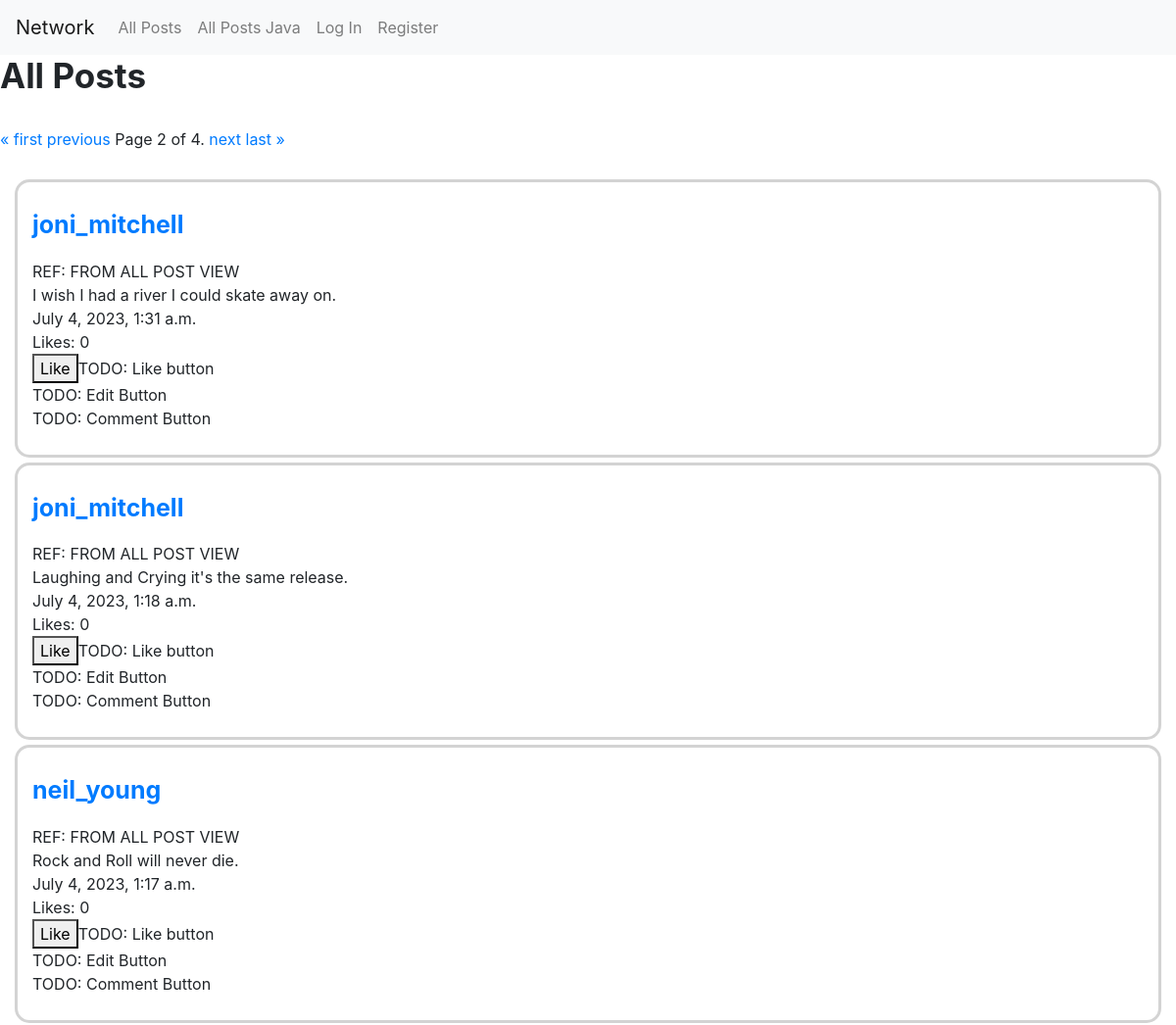
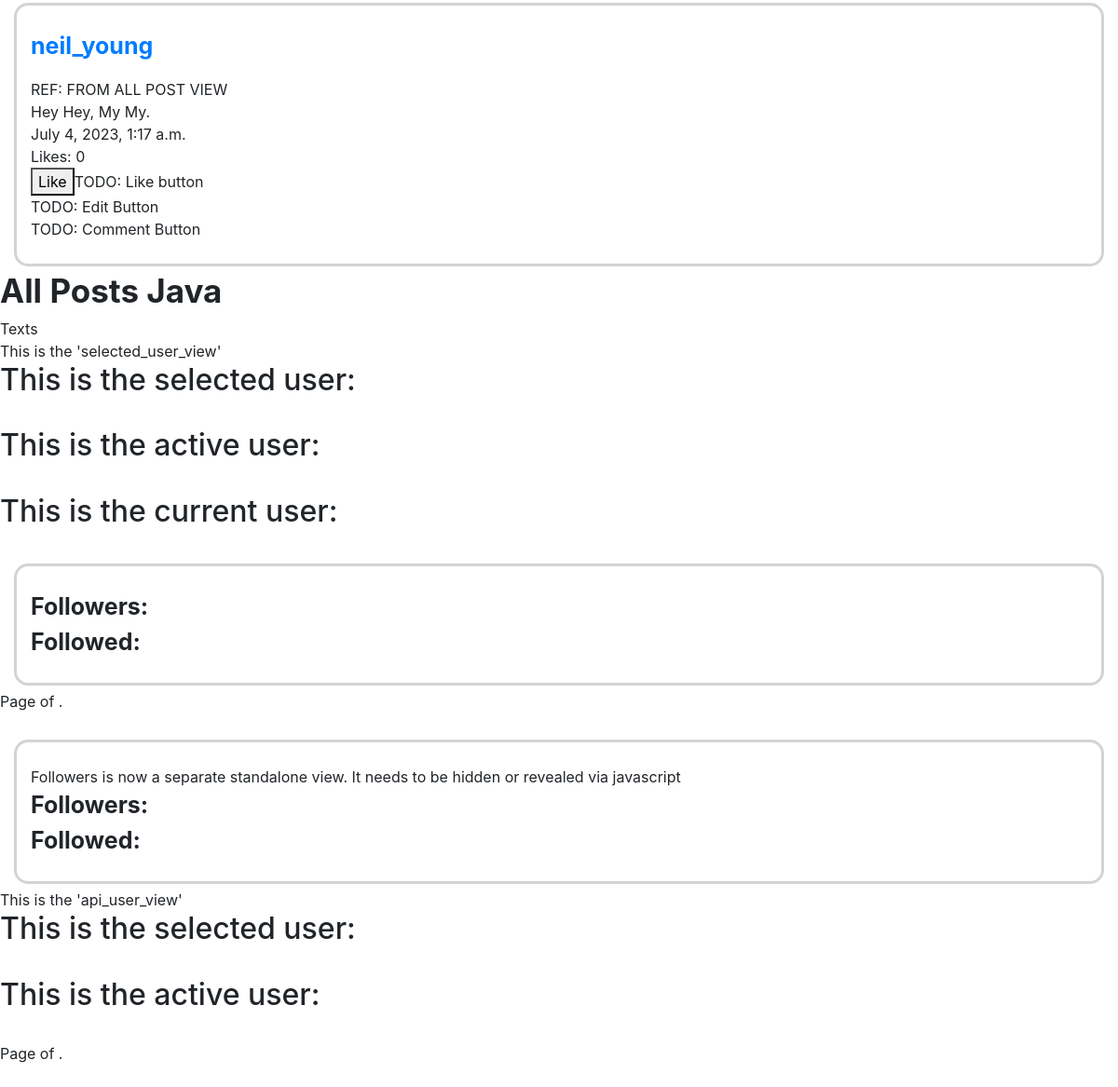
Screenshot of /?page=2 with the database file from the repository (2 pictures, top to bottom).
### network/models.py (models this page shows, shortened)
class Post(models.Model):
    content = models.CharField(max_length=128)
    user = models.ForeignKey(User, on_delete=models.CASCADE, related_name="user")
    likes = models.IntegerField(default=0)
    timestamp = models.DateTimeField(auto_now_add=True)

class User(AbstractUser):
    followed_by_user = models.IntegerField(default=0)
    followers_of_user = models.IntegerField(default=0)
    def __str__(self):
        return f"{self.username}"

### network/views.py (the view)
# urls.py: path("", views.index, name="index"),
def index(request, request_name=None):
    if (request_name == None):
        print("Name = None")
    else:
        print("Name from request: ", request_name)
    if request.method == "POST":
        post_content = request.POST["post_content"]
        post = Post(content=post_content, user=request.user)
        post.save()
        return HttpResponseRedirect(reverse("index"))
    else:
        if request.user.is_authenticated:
          if (request_name == None):
            print("Name = None") #print test, can delete
            active_user = User.objects.get(username=request.user)
            active_user_posts = Post.objects.filter(user=active_user.id).order_by("-timestamp")
            paginator_active_user = Paginator(active_user_posts, 2)
            page_number = request.GET.get('page')
            page_obj_active_user = paginator_active_user.get_page(page_number)
            posts = Post.objects.all().order_by("-timestamp")
            paginator = Paginator(posts, 4)
            page_number = request.GET.get('page')
            page_obj = paginator.get_page(page_number)
            return render(request, "network/index.html",
            {"page_obj" : page_obj,
            "page_obj_active_user": page_obj_active_user,
            "active_user": active_user})
          else:
            print(request_name)  #print test, can delete
            selected_user = User.objects.get(username=request_name)
            print("selected user: ", selected_user)
            selected_user_posts = Post.objects.filter(user=selected_user.id).order_by("-timestamp")
            paginator_selected_user = Paginator(selected_user_posts, 2)
            page_number = request.GET.get('page')
            page_obj_selected_user = paginator_selected_user.get_page(page_number)
            return render(request, "network/index.html",
            {"page_obj_selected_user": page_obj_selected_user,
            "selected_user": selected_user})
        else:
          print("NOZE")
          posts = Post.objects.all().order_by("-timestamp")
          paginator = Paginator(posts, 4)
          page_number = request.GET.get('page')
          page_obj = paginator.get_page(page_number)
          return render(request, "network/index.html",
            {"page_obj": page_obj})

### network/templates/network/index.html (shortened to what this page needs)
{% extends "network/layout.html" %}
{% load static %}
{% block body %}
    <div id="all_post-view">
    <h3 style="font-size: 35px";><strong>All Posts</strong></h3>
    <br>
        <div class="pagination">
          <span class="step-links">
            {% if page_obj.has_previous %}
              <a href="?page=1">&laquo; first</a>
              <a href="?page={{ page_obj.previous_page_number }}">previous</a>
            {% endif %}
            <span class="current">
              Page {{ page_obj.number }} of {{ page_obj.paginator.num_pages }}.
            </span>
            {% if page_obj.has_next %}
              <a href="?page={{ page_obj.next_page_number }}">next</a>
              <a href="?page={{ page_obj.paginator.num_pages }}">last &raquo;</a>
            {% endif %}
          </span>
        </div><br>
        {% for p in page_obj %}
          <div class="post_style">
            <p class="api_user_post" name="user_name" data-name="{{p.user}}" style="font-size:25px; font-weight: bold ;">
              <a href="#">{{p.user}}</a>
            </p>
            REF: FROM ALL POST VIEW<br>
            {{p.content}}<br>
            {{p.timestamp}}<br>
            Likes: {{p.likes}}<br>
            <button>Like</button>TODO: Like button<br>
            TODO: Edit Button<br>
            TODO: Comment Button
            <br>
          </div>
        {% endfor %}
    </div>
    <div id="all_post_java-view">
      <h3 style="font-size: 35px";><strong>All Posts Java</strong></h3>
      Texts
    </div>
    <div id="selected_user_view">
    This is the 'selected_user_view'
    <h2>This is the selected user: {{selected_user}}</h2><br>
    <h2>This is the active user: {{active_user}}</h2><br>
    <h2>This is the current user: {{current_user}}</h2><br>
    <p class="post_style" >
      <strong style="font-size:25px;">Followers:</strong> {{ selected_user.followers_of_user }}<br>
      <strong style="font-size:25px;">Followed: </strong> {{ selected_user.followed_by_user }} <br>
    </p>
    <div class="pagination">
      <span class="step-links">
      <span class="current">
        Page {{ page_obj_selected_user.number }} of {{ page_obj_selected_user.paginator.num_pages }}.
      </span>
      </span>
    </div><br>
</div>
<div id="follower_view">
   <p class="post_style" >
    Followers is now a separate standalone view.  It needs to be hidden or revealed via javascript <br>
    <strong style="font-size:25px;">Followers:</strong> {{ user.followers_of_user }}<br>
    <strong style="font-size:25px;">Followed: </strong> {{ user.followed_by_user }} <br>
  </p>
</div>
<div id="api_user_view">
    This is the 'api_user_view'
    <h2>This is the selected user: {{selected_user}}</h2><br>
    <h2>This is the active user: {{active_user}}</h2><br>
    <div class="pagination">
      <span class="step-links">
      <span class="current">
        Page {{ page_obj_selected_user.number }} of {{ page_obj_selected_user.paginator.num_pages }}.
      </span>
      </span>
    </div><br>
</div>
{% endblock %}

### network/static/network/styles.css (style rules this page uses)
.post_style { border-color: lightgrey; border-radius:15px; border-style: solid; margin: 5px 15px 5px 15px; padding:25px 15px 25px 15px; }

### rows the page displays
Post: user "joni_mitchell", content "I wish I had a river I could skate away on.", timestamp "July 4, 2023, 1:31 a.m.", likes "0"
Post: user "joni_mitchell", content "Laughing and Crying it's the same release.", timestamp "July 4, 2023, 1:18 a.m.", likes "0"
Post: user "neil_young", content "Rock and Roll will never die.", timestamp "July 4, 2023, 1:17 a.m.", likes "0"
Post: user "neil_young", content "Hey Hey, My My.", timestamp "July 4, 2023, 1:17 a.m.", likes "0"

### other values shown
{{ page_obj.number }} "2"
{{ page_obj.paginator.num_pages }} "4"
